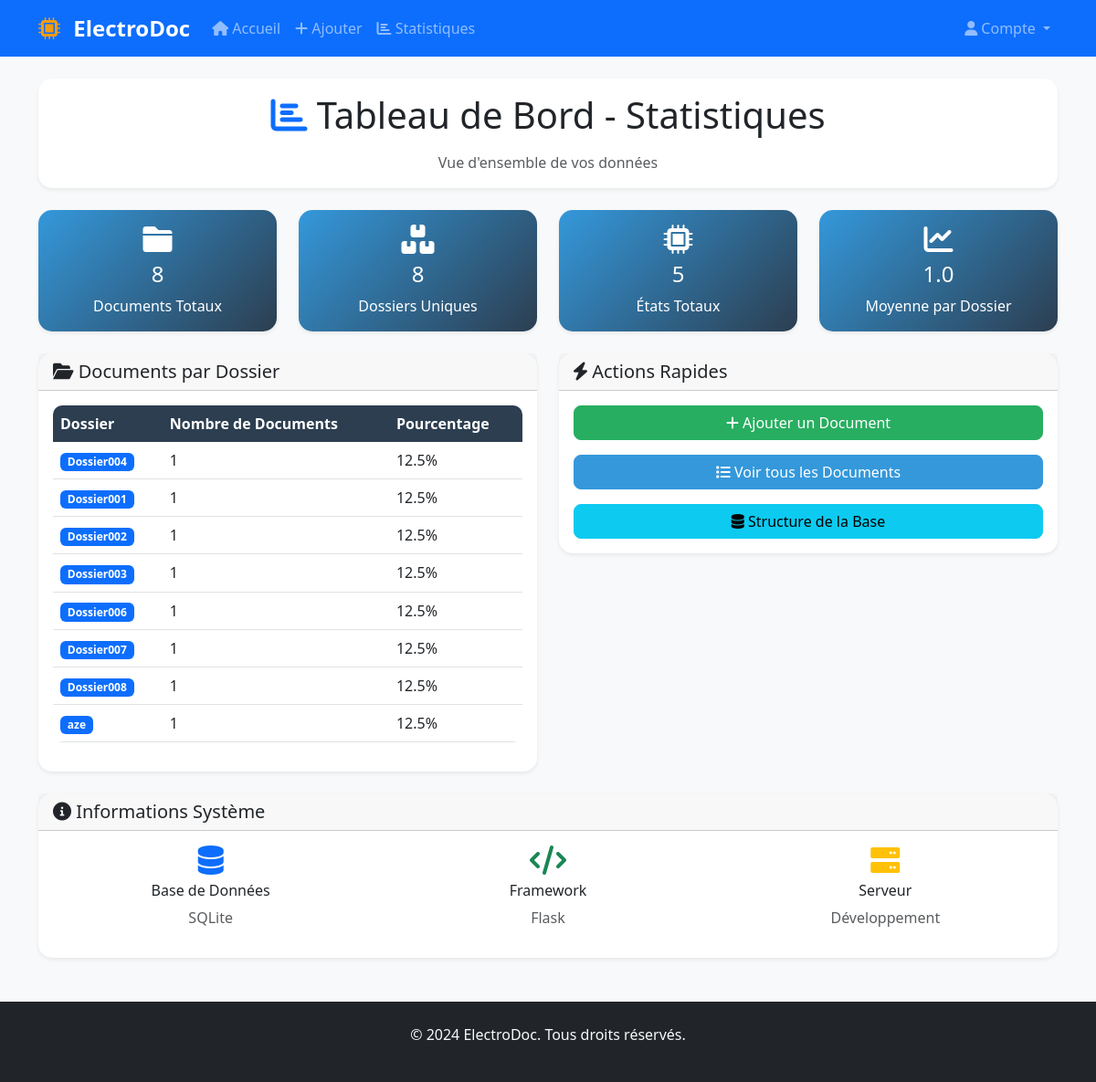
The app's page /stats (signed in) with its own data.
### app.py (models this page shows, shortened)
class Document(db.Model):
    __tablename__ = 'documents'
    id = db.Column(db.Integer, primary_key=True)
    numero_dossier = db.Column(db.String(100), nullable=False, unique=True)
    numero_carton = db.Column(db.String(100), nullable=False)
    modele = db.Column(db.String(100), nullable=False)
    states = db.relationship('DocumentState', backref='document', lazy='dynamic', cascade='all, delete-orphan')

### app.py (the view)
@app.route('/stats')
def stats():
    if not is_logged_in():
        return redirect(url_for('auth.login'))
    total_documents = Document.query.count()
    total_states = DocumentState.query.count()
    documents_by_dossier = db.session.query(
        Document.numero_dossier, func.count(Document.id)
    ).group_by(Document.numero_dossier).all()
    return render_template('stats.html',
                            total_documents=total_documents,
                            total_states=total_states,
                            documents_by_dossier=documents_by_dossier)

### app.py (called while the page is built)
def is_logged_in():
    return 'user_id' in session

### templates/stats.html (shortened to what this page needs)
{% extends "base.html" %}
{% block content %}
<div class="row mb-4">
  <div class="col-12">
    <div class="card">
      <div class="card-body text-center">
        <h1 class="card-title mb-3">
          <i class="fas fa-chart-bar text-primary"></i>
          Tableau de Bord - Statistiques
        </h1>
        <p class="card-text text-muted">Vue d'ensemble de vos données</p>
      </div>
    </div>
  </div>
</div>
<div class="row mb-4">
  <div class="col-md-3">
    <div class="card stats-card">
      <div class="card-body text-center">
        <i class="fas fa-folder fa-2x mb-2"></i>
        <h4 class="card-title">{{ total_documents }}</h4>
        <p class="card-text">Documents Totaux</p>
      </div>
    </div>
  </div>
  <div class="col-md-3">
    <div class="card stats-card">
      <div class="card-body text-center">
        <i class="fas fa-boxes fa-2x mb-2"></i>
        <h4 class="card-title">{{ documents_by_dossier|length }}</h4>
        <p class="card-text">Dossiers Uniques</p>
      </div>
    </div>
  </div>
  <div class="col-md-3">
    <div class="card stats-card">
      <div class="card-body text-center">
        <i class="fas fa-microchip fa-2x mb-2"></i>
        <h4 class="card-title">{{ total_states }}</h4>
        <p class="card-text">États Totaux</p>
      </div>
    </div>
  </div>
  <div class="col-md-3">
    <div class="card stats-card">
      <div class="card-body text-center">
        <i class="fas fa-chart-line fa-2x mb-2"></i>
        <h4 class="card-title">
          {{ "%.1f"|format(total_documents / documents_by_dossier|length if documents_by_dossier|length > 0 else 0) }}
        </h4>
        <p class="card-text">Moyenne par Dossier</p>
      </div>
    </div>
  </div>
</div>
<div class="row">
  <div class="col-md-6">
    <div class="card">
      <div class="card-header">
        <h5 class="card-title mb-0">
          <i class="fas fa-folder-open"></i> Documents par Dossier
        </h5>
      </div>
      <div class="card-body">
        {% if documents_by_dossier %}
        <div class="table-responsive">
          <table class="table table-hover">
            <thead>
              <tr>
                <th>Dossier</th>
                <th>Nombre de Documents</th>
                <th>Pourcentage</th>
              </tr>
            </thead>
            <tbody>
              {% for dossier, count in documents_by_dossier %}
              <tr>
                <td><span class="badge bg-primary">{{ dossier }}</span></td>
                <td>{{ count }}</td>
                <td>
                  {% set percent = (count / total_documents * 100) if total_documents > 0 else 0 %}
                  {{ percent|round(1, 'floor') }}%
                </td>
              </tr>
              {% endfor %}
            </tbody>
          </table>
        </div>
        {% else %}
        <div class="text-center py-4">
          <i class="fas fa-chart-pie fa-3x text-muted mb-3"></i>
          <h6 class="text-muted">Aucune donnée disponible</h6>
        </div>
        {% endif %}
      </div>
    </div>
  </div>
  <div class="col-md-6">
    <div class="card">
      <div class="card-header">
        <h5 class="card-title mb-0">
          <i class="fas fa-bolt"></i> Actions Rapides
        </h5>
      </div>
      <div class="card-body">
        <div class="d-grid gap-3">
          <a href="{{ url_for('add_document') }}" class="btn btn-success">
            <i class="fas fa-plus"></i> Ajouter un Document
          </a>
          <a href="{{ url_for('dashboard') }}" class="btn btn-primary">
            <i class="fas fa-list"></i> Voir tous les Documents
          </a>
          <a href="{{ url_for('tables') }}" class="btn btn-info">
            <i class="fas fa-database"></i> Structure de la Base
          </a>
        </div>
      </div>
    </div>
  </div>
</div>
<div class="row mt-4">
  <div class="col-12">
    <div class="card">
      <div class="card-header">
        <h5 class="card-title mb-0">
          <i class="fas fa-info-circle"></i> Informations Système
        </h5>
      </div>
      <div class="card-body">
        <div class="row">
          <div class="col-md-4">
            <div class="text-center">
              <i class="fas fa-database fa-2x text-primary mb-2"></i>
              <h6>Base de Données</h6>
              <p class="text-muted">SQLite</p>
            </div>
          </div>
          <div class="col-md-4">
            <div class="text-center">
              <i class="fas fa-code fa-2x text-success mb-2"></i>
              <h6>Framework</h6>
              <p class="text-muted">Flask</p>
            </div>
          </div>
          <div class="col-md-4">
            <div class="text-center">
              <i class="fas fa-server fa-2x text-warning mb-2"></i>
              <h6>Serveur</h6>
              <p class="text-muted">Développement</p>
            </div>
          </div>
        </div>
      </div>
    </div>
  </div>
</div>
{% endblock %}

### templates/base.html (style rules this page uses)
:root { --primary-color: #2c3e50; --secondary-color: #3498db; --success-color: #27ae60; --warning-color: #f39c12; --danger-color: #e74c3c; }
body { background-color: #f8f9fa; font-family: 'Segoe UI', Tahoma, Geneva, Verdana, sans-serif; }
.card { border: none; border-radius: 15px; box-shadow: 0 0.125rem 0.25rem rgba(0, 0, 0, 0.075); transition: all 0.3s ease; }
.btn { border-radius: 8px; font-weight: 500; transition: all 0.3s ease; }
.btn-primary { background-color: var(--secondary-color); border-color: var(--secondary-color); }
.btn-success { background-color: var(--success-color); border-color: var(--success-color); }
.table { border-radius: 10px; overflow: hidden; }
.table thead th { background-color: var(--primary-color); color: white; border: none; font-weight: 600; }
.stats-card { background: linear-gradient(135deg, var(--secondary-color) 0%, var(--primary-color) 100%); color: white; }

### records on screen
Document: numero_dossier "Dossier004", count "1", percent "12.5"
Document: numero_dossier "Dossier001", id "1", percent "12.5"
Document: numero_dossier "Dossier002", count "1", percent "12.5"
Document: numero_dossier "Dossier003", count "1", percent "12.5"
Document: numero_dossier "Dossier006", count "1", percent "12.5"
Document: numero_dossier "Dossier007", count "1", percent "12.5"
Document: numero_dossier "Dossier008", count "1", percent "12.5"
Document: numero_dossier "aze", count "1", percent "12.5"

### other values on screen
{{ total_documents }} "8"
{{ documents_by_dossier|length }} "8"
{{ total_states }} "5"
